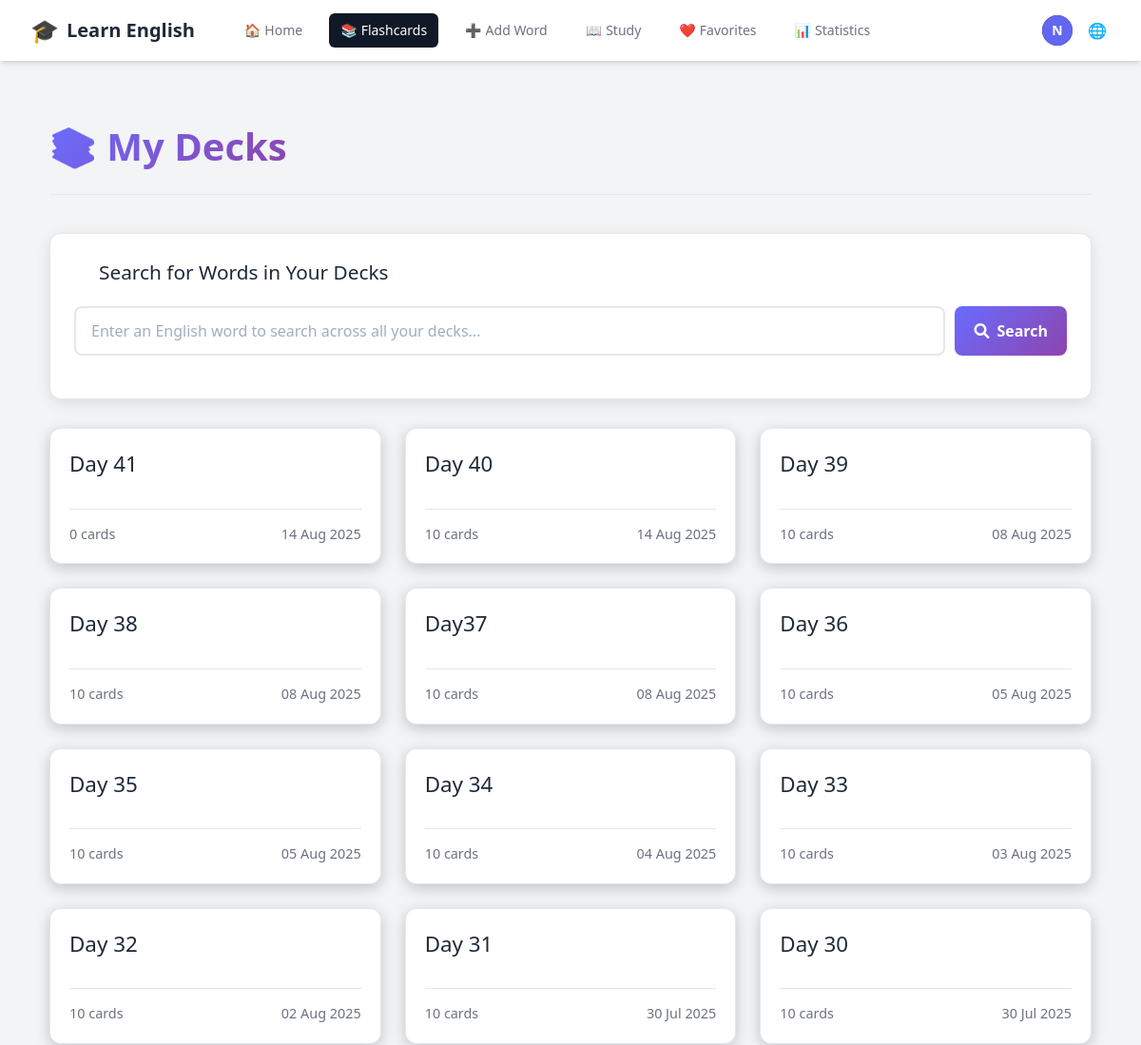
/decks/ (signed in, upper part), run on an earlier commit of the app's database.
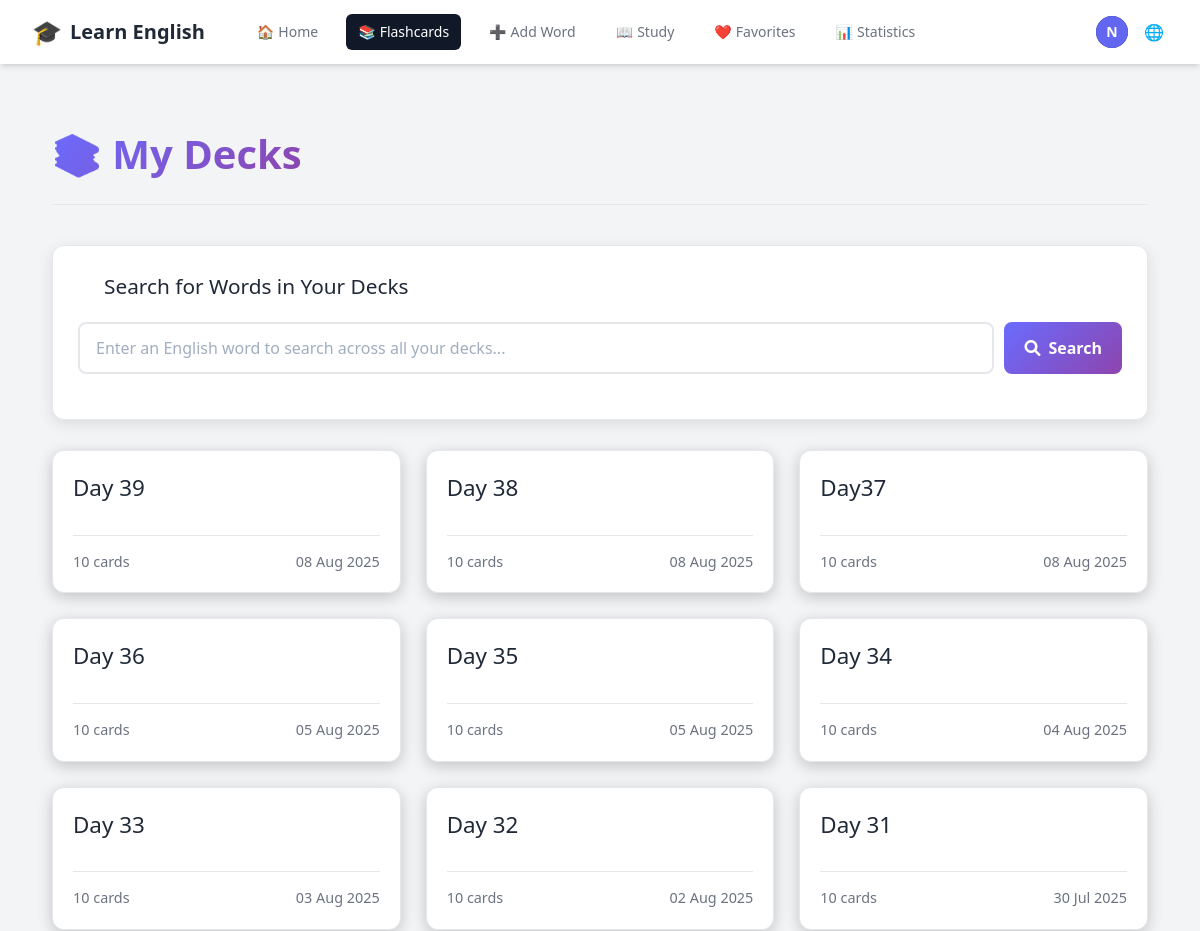
And on a later commit of the database.
### vocabulary/models.py (models this page shows, shortened)
class Deck(models.Model):
    user = models.ForeignKey(settings.AUTH_USER_MODEL, on_delete=models.CASCADE, related_name='decks')
    name = models.CharField(max_length=255)
    created_at = models.DateTimeField(auto_now_add=True)
    class Meta:
        ordering = ['-created_at']
        unique_together = ['user', 'name']

### vocabulary/views.py (the view)
# urls.py: path('decks/', views.deck_list, name='deck_list'),
@login_required
def deck_list(request):
    decks = Deck.objects.filter(user=request.user).annotate(
        card_count=Count('flashcards')
    ).order_by('-created_at')
    context = {
        'decks': decks
    }
    return render(request, 'vocabulary/deck_list.html', context)

### vocabulary/context_processors.py (called while the page is built)
    def _(message):
        return str(message)

### vocabulary/templates/vocabulary/deck_list.html (shortened to what this page needs)
{% extends "base.html" %}
{% block content %}
<div class="deck-list-page">
    <div class="page-header">
        <h1>📚 {{ manual_texts.my_decks }}</h1>
    </div>
    <div class="search-section">
        <div class="search-header">
            <i class="fas fa-search"></i>
            <h3>Search for Words in Your Decks</h3>
        </div>
        <div class="search-input-container">
            <input
                type="text"
                id="wordSearchInput"
                class="search-input"
                placeholder="Enter an English word to search across all your decks..."
                autocomplete="off"
            >
            <button id="searchBtn" class="search-btn">
                <i class="fas fa-search"></i>
                Search
            </button>
        </div>
    </div>
    {% if decks %}
        <div class="deck-grid">
            {% for deck in decks %}
                <div class="deck-card-wrapper">
                    <a href="{% url 'deck_detail' deck.id %}" class="deck-card">
                        <div>
                            <h2>{{ deck.name }}</h2>
                        </div>
                        <div class="deck-info">
                            <span>{{ deck.card_count }} {{ manual_texts.cards_text }}</span>
                            <span class="created-date">{{ deck.created_at|date:"d M Y" }}</span>
                        </div>
                    </a>
                </div>
            {% endfor %}
        </div>
    {% else %}
        <div class="no-decks">
            <h2>{{ manual_texts.no_decks_yet }}</h2>
            <p>{{ manual_texts.get_started_by }} <a href="{% url 'add_flashcard' %}">{{ manual_texts.adding_flashcards }}</a>!</p>
        </div>
    {% endif %}
</div>
{% endblock %}

What changed in the data, as far as the page shows it:
removed Deck: name "Day 41", card_count "0", cards_text "cards", created_at "14 Aug 2025"
removed Deck: name "Day 40", card_count "10", cards_text "cards", created_at "14 Aug 2025"
no longer on this page (row unchanged): Deck: name "Day 30", card_count "10", cards_text "cards", created_at "30 Jul 2025"
